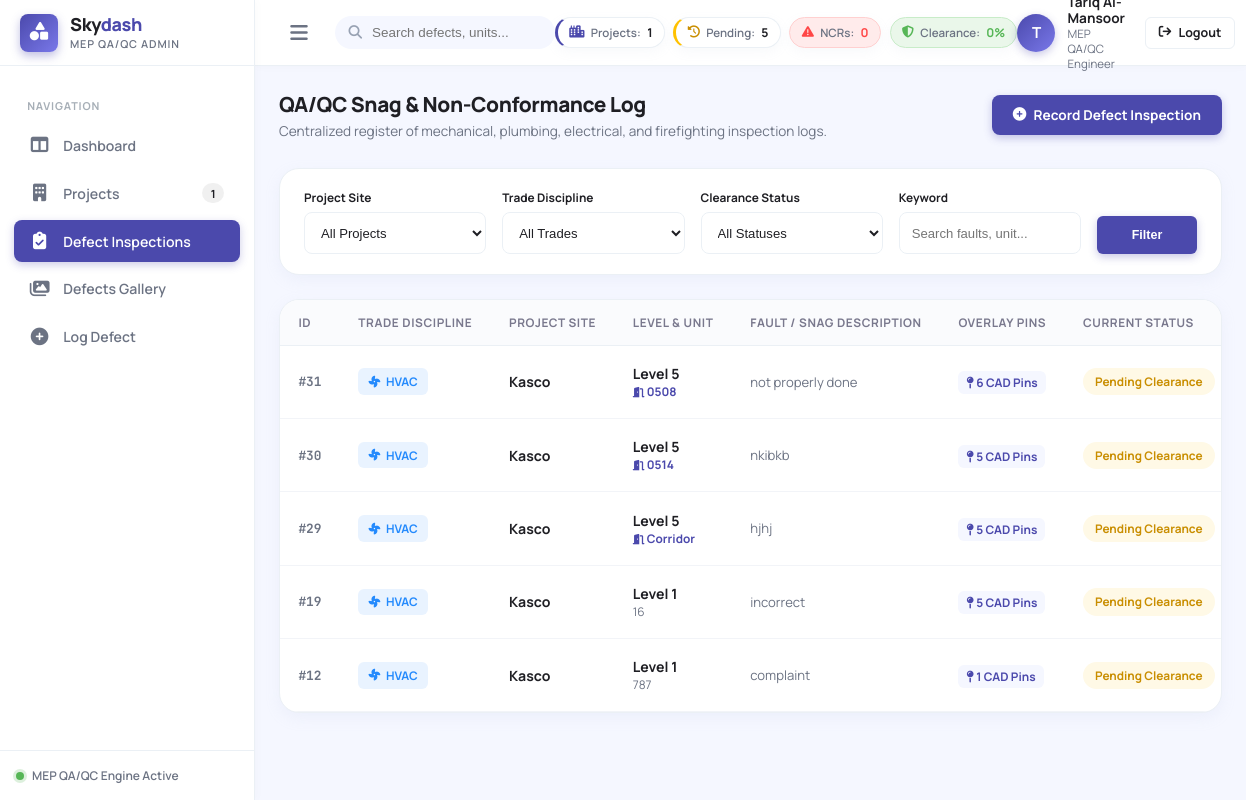
The page /inspections/ (signed in) on the database as committed earlier.
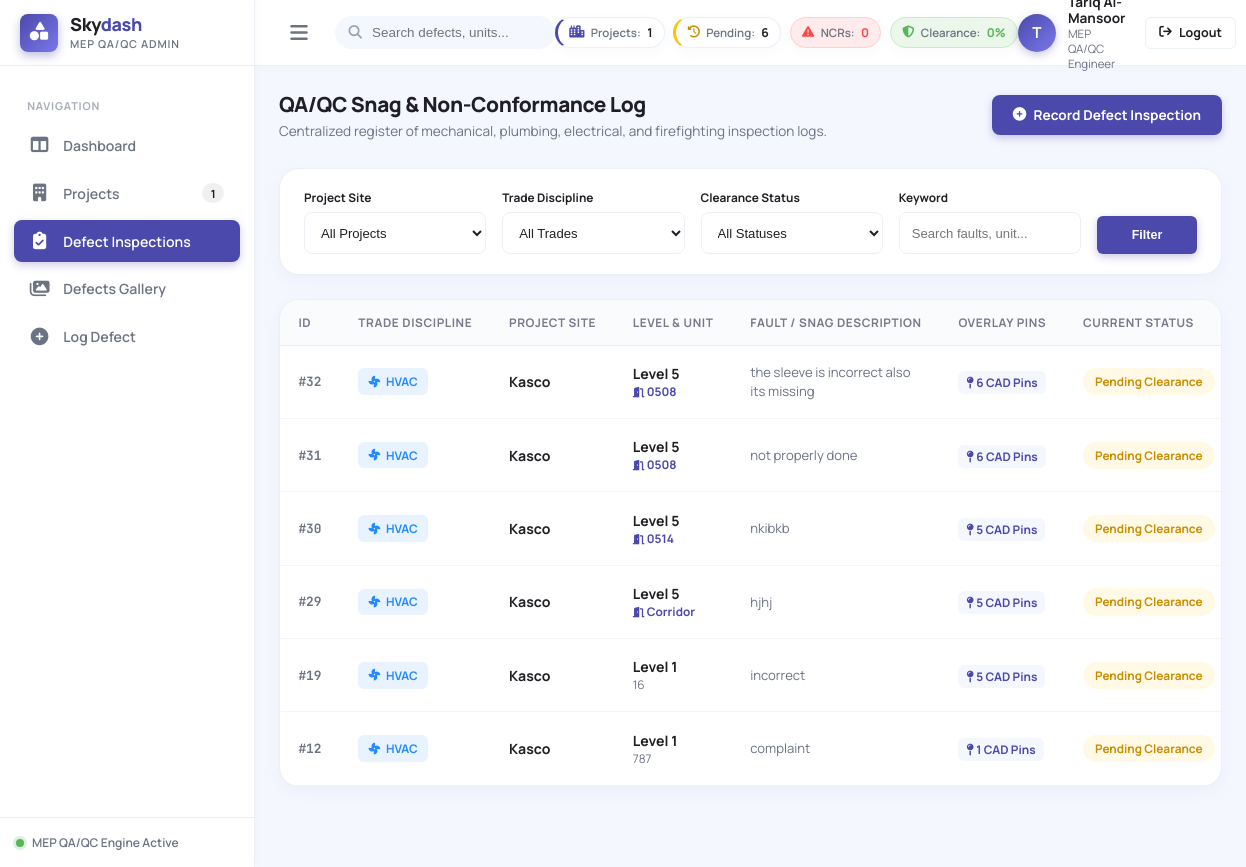
The same page on the database as committed later.
### qaqc/models.py (models this page shows, shortened)
class DefectInspection(models.Model):
    DEPARTMENT_CIVIL = 'Civil'
    DEPARTMENT_HVAC = 'HVAC'
    DEPARTMENT_PLUMBING = 'Plumbing'
    DEPARTMENT_ELECTRICAL = 'Electrical'
    DEPARTMENT_FIREFIGHTING = 'Firefighting'
    DEPARTMENT_CHOICES = [
        (DEPARTMENT_CIVIL, 'Civil'),
        (DEPARTMENT_HVAC, 'HVAC'),
        (DEPARTMENT_PLUMBING, 'Plumbing'),
        (DEPARTMENT_ELECTRICAL, 'Electrical'),
        (DEPARTMENT_FIREFIGHTING, 'Firefighting'),
    ]
    STATUS_PENDING = 'Pending Clearance'
    STATUS_CLEARED = 'Given Clearance'
    STATUS_NCR = 'Open NCR'
    STATUS_CHOICES = [
        (STATUS_PENDING, 'Pending Clearance'),
        (STATUS_CLEARED, 'Given Clearance'),
        (STATUS_NCR, 'Open NCR'),
    ]
    project = models.ForeignKey(
        Project,
        on_delete=models.CASCADE,
        related_name='inspections',
        help_text="Target project site"
    )
    floor = models.ForeignKey(
        Floor,
        on_delete=models.SET_NULL,
        null=True,
        blank=True,
        related_name='defect_inspections',
        help_text="Dynamic Floor model reference"
    )
    room = models.ForeignKey(
        Room,
        on_delete=models.SET_NULL,
        null=True,
        blank=True,
        related_name='defect_inspections',
        help_text="Dynamic Room model reference"
    )
    department = models.CharField(
        max_length=50,
        choices=DEPARTMENT_CHOICES,
        default=DEPARTMENT_HVAC,
        help_text="MEP Engineering Department"
    )
    floor_number = models.IntegerField(
        default=1,
        help_text="Floor/Level number (legacy fallback, e.g. 1, 14, -1)"
    )
    apartment_number = models.CharField(
        max_length=100,
        blank=True,
        default='',
        help_text="Apartment, unit, or MEP service corridor zone"
    )
    faults_description = models.TextField(
        help_text="Detailed description of QA/QC defect, non-conformance, or clearance notes"
    )
    date_recorded = models.DateTimeField(
        default=timezone.now,
        help_text="Inspection timestamp"
    )
    status = models.CharField(
        max_length=50,
        choices=STATUS_CHOICES,
        default=STATUS_PENDING,
        help_text="Current QA/QC inspection clearance status"
    )
    original_image = models.ImageField(
        upload_to='defects/original/%Y/%m/',
        blank=True,
        null=True,
        help_text="Unannotated site inspection photo or drawing slice"
    )
    annotated_image = models.ImageField(
        upload_to='defects/annotated/%Y/%m/',
        blank=True,
        null=True,
        help_text="Annotated site photo showing highlighted defect / marked zones"
    )
    overlay_positions = models.JSONField(
        default=list,
        blank=True,
        help_text="Pin & bounding box overlay coordinate metadata, e.g. [{'x': 45, 'y': 30, 'label': 'Leak', 'severity': 'High'}]"
    )
    class Meta:
        ordering = ['-date_recorded']
        verbose_name = 'Defect Inspection'
        verbose_name_plural = 'Defect Inspections'
    @property
    def status_badge_class(self):
        if self.status == self.STATUS_CLEARED:
            return 'badge-cleared'
        elif self.status == self.STATUS_NCR:
            return 'badge-ncr'
        return 'badge-pending'
    @property
    def overlay_count(self):
        if isinstance(self.overlay_positions, list):
            return len(self.overlay_positions)
        elif isinstance(self.overlay_positions, dict):
            return len(self.overlay_positions)
        return 0

class Project(models.Model):
    name = models.CharField(max_length=200, help_text="Project title or site code (e.g., Burj Crown Tower B)")
    date_created = models.DateTimeField(default=timezone.now, help_text="Date when project was initialized")
    pm_name = models.CharField(max_length=150, verbose_name="Project Manager Name")
    mechanical_lead = models.CharField(max_length=150, verbose_name="Mechanical Lead Engineer")
    electrical_lead = models.CharField(max_length=150, verbose_name="Electrical Lead Engineer")
    hvac_lead = models.CharField(max_length=150, verbose_name="HVAC Lead Engineer")
    total_floors = models.PositiveIntegerField(default=1, help_text="Total number of floors/levels in the project")
    class Meta:
        ordering = ['-date_created']
        verbose_name = 'Project'
        verbose_name_plural = 'Projects'

### qaqc/views.py (the view)
# urls.py: path('inspections/', views.inspections_list_view, name='inspections_list'),
@login_required
def inspections_list_view(request):
    department = request.GET.get('department', '')
    status = request.GET.get('status', '')
    project_id = request.GET.get('project', '')
    search = request.GET.get('q', '').strip()
    inspections = DefectInspection.objects.select_related('project')
    if department:
        inspections = inspections.filter(department=department)
    if status:
        inspections = inspections.filter(status=status)
    if project_id:
        inspections = inspections.filter(project_id=project_id)
    if search:
        inspections = inspections.filter(
            Q(faults_description__icontains=search) |
            Q(apartment_number__icontains=search) |
            Q(project__name__icontains=search)
        )
    projects = Project.objects.all()
    context = {
        'page_title': 'Defect Inspections Registry',
        'inspections': inspections,
        'projects': projects,
        'selected_department': department,
        'selected_status': status,
        'selected_project': project_id,
        'search_query': search,
        'metrics': get_global_metrics(request.user),
    }
    return render(request, 'qaqc/inspections_list.html', context)

### qaqc/views.py (called while the page is built)
def get_global_metrics(user=None):
    total_projects = Project.objects.count()
    total_inspections = DefectInspection.objects.count()
    open_ncrs = DefectInspection.objects.filter(status=DefectInspection.STATUS_NCR).count()
    pending = DefectInspection.objects.filter(status=DefectInspection.STATUS_PENDING).count()
    cleared = DefectInspection.objects.filter(status=DefectInspection.STATUS_CLEARED).count()
    clearance_rate = 0
    if total_inspections > 0:
        clearance_rate = round((cleared / total_inspections) * 100, 1)
    return {
        'total_projects': total_projects,
        'total_inspections': total_inspections,
        'open_ncrs': open_ncrs,
        'pending_clearance': pending,
        'given_clearance': cleared,
        'clearance_rate': clearance_rate,
        'system_time': timezone.now().strftime('%b %d, %Y - %H:%M UTC'),
    }

### templates/qaqc/inspections_list.html (shortened to what the changed rows need)
{% extends 'qaqc/base.html' %}
{% block content %}
<div style="display: flex; justify-content: space-between; align-items: center; margin-bottom: 1.75rem; flex-wrap: wrap; gap: 1rem;">
  <div>
    <h2 style="font-size: 1.3rem; font-weight: 800; color: var(--text-dark); margin: 0; letter-spacing: -0.02em;">
      QA/QC Snag & Non-Conformance Log
    </h2>
  </div>
</div>
<div class="skydash-card">
  <div class="skydash-card-body" style="padding: 0;">
    {% if inspections %}
    <div class="skydash-table-responsive">
      <table class="skydash-table">
        <thead>
          <tr>
            <th>ID</th>
            <th>Trade Discipline</th>
            <th>Project Site</th>
            <th>Level & Unit</th>
            <th>Fault / Snag Description</th>
            <th>Overlay Pins</th>
            <th>Current Status</th>
          </tr>
        </thead>
        <tbody>
          {% for item in inspections %}
          <tr>
            <td style="font-family: 'JetBrains Mono', monospace; font-size: 0.8rem; font-weight: 700; color: var(--text-body);">
              #{{ item.id }}
            </td>
            <td>
              <span class="badge-dept dept-{{ item.department|lower }}">
                {% if item.department == 'HVAC' %}<i class="fa-solid fa-fan"></i>
                {% elif item.department == 'Plumbing' %}<i class="fa-solid fa-faucet-drip"></i>
                {% elif item.department == 'Electrical' %}<i class="fa-solid fa-bolt"></i>
                {% else %}<i class="fa-solid fa-fire-extinguisher"></i>{% endif %}
                {{ item.department }}
              </span>
            </td>
            <td>
              <div style="font-weight: 700; color: var(--text-dark);">{{ item.project.name }}</div>
            </td>
            <td>
              <strong style="color: var(--text-dark);">Level {{ item.floor_number }}</strong>
              {% if item.room %}
              <div style="font-size: 0.74rem;">
                <a href="{% url 'room_status_detail' item.room.id %}" style="color: var(--skydash-primary); text-decoration: none; font-weight: 700;" title="Open apartment status workspace">
                  <i class="fa-solid fa-door-open" style="font-size: 0.65rem;"></i> {{ item.apartment_number }}
                </a>
              </div>
              {% elif item.apartment_number %}
              <div style="font-size: 0.74rem; color: var(--text-body);">{{ item.apartment_number }}</div>
              {% endif %}
            </td>
            <td>
              <div style="max-width: 320px; font-size: 0.82rem; color: var(--text-body); line-height: 1.4;">
                {{ item.faults_description|truncatewords:20 }}
              </div>
            </td>
            <td>
              {% if item.overlay_count %}
              <span style="font-size: 0.74rem; font-weight: 700; color: var(--skydash-primary); background: var(--skydash-primary-light); padding: 3px 8px; border-radius: 6px;">
                <i class="fa-solid fa-map-pin"></i> {{ item.overlay_count }} CAD Pins
              </span>
              {% else %}
              <span style="font-size: 0.72rem; color: #b2b9c5;">No Pins</span>
              {% endif %}
            </td>
            <td>
              <span id="status-badge-{{ item.id }}" class="badge-status {{ item.status_badge_class }}">
                {{ item.status }}
              </span>
            </td>
          </tr>
          {% endfor %}
        </tbody>
      </table>
    </div>
    {% endif %}
  </div>
</div>
{% endblock %}

### templates/qaqc/base.html (shortened to what the changed rows need)
{% load static %}
<!DOCTYPE html>
<html lang="en">
<head>
  <link rel="stylesheet" href="https://cdnjs.cloudflare.com/ajax/libs/font-awesome/6.5.1/css/all.min.css">
  <link rel="stylesheet" href="{% static 'css/qaqc-admin.css' %}">
</head>
<body>
  <div class="app-wrapper">
    <main class="app-main">
      <header class="app-header">
        <div class="header-metrics-strip">
          <div class="metric-badge-item badge-pending" title="Pending Contractor Clearance">
            <i class="fa-solid fa-clock-rotate-left" style="color: #c98e00;"></i>
            <span class="metric-label">Pending:</span>
            <span>{{ metrics.pending_clearance|default:"0" }}</span>
          </div>
        </div>
      </header>
      <div class="app-content">
        {% block content %}{% endblock %}
      </div>
    </main>
  </div>
</body>
</html>

Rows that differ between the two databases and show on the page:
added DefectInspection: id "32", department "HVAC", project.name "Kasco", floor_number "5", apartment_number "0508", faults_description "the sleeve is incorrect also its missing", overlay_count "6", status "Pending Clearance"
Other text that changed with them:
{{ metrics.pending_clearance|default:"0" }}: "5" → "6"
